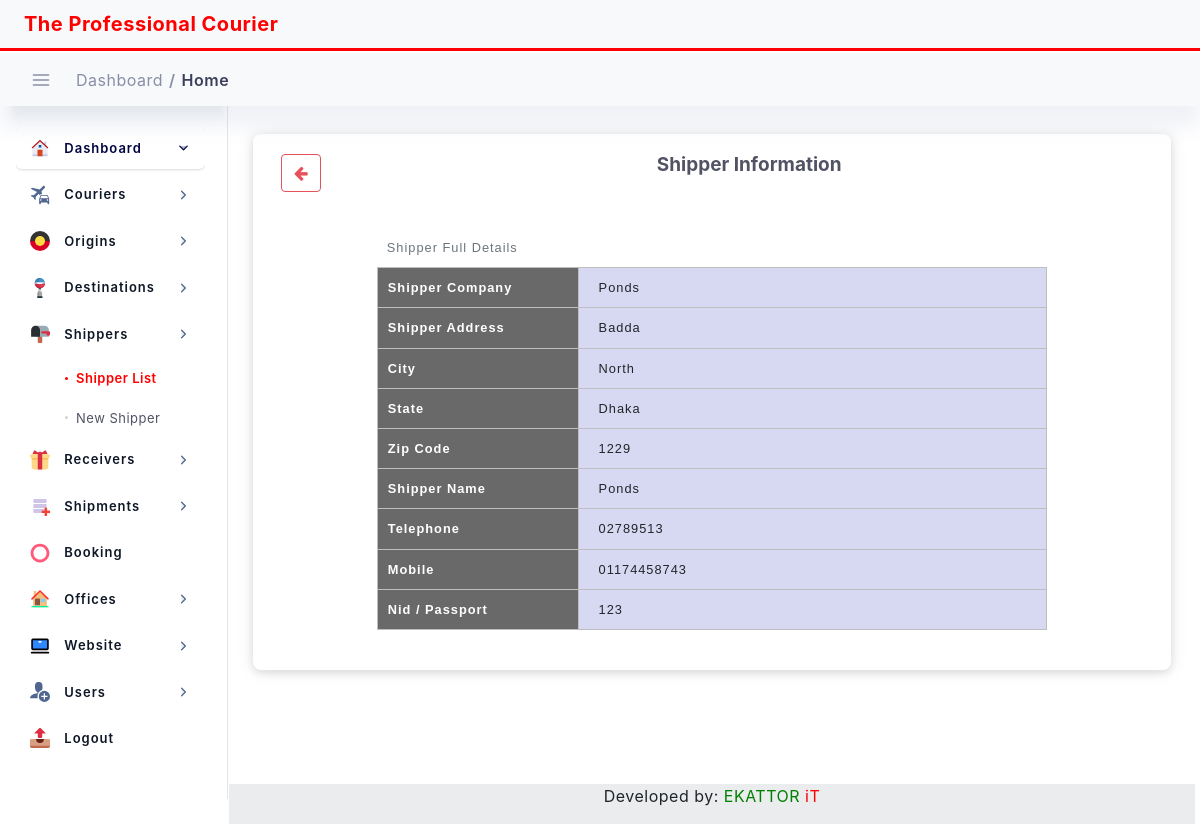
/transaction/detail-shipper/S-00003, run on the app's committed database.
### transaction/models.py (models this page shows, shortened)
class Sender(models.Model):
    created_at = models.DateTimeField(blank=True, null=True, auto_now_add=True)
    updated_at = models.DateTimeField(blank=True, null=True, auto_now=True)
    shipper_code = models.CharField(max_length=20, primary_key=True, default=shipper_code)
    shipper_company = models.CharField(max_length=100)
    shipper_address = models.CharField(max_length=200)
    city = models.CharField(max_length=100)
    state = models.CharField(max_length=100, blank=True, null=True)
    zip = models.CharField(max_length=100)
    shipper_name = models.CharField(max_length=100, blank=True, null=True)
    mobile = models.CharField(max_length=50, blank=True, null=True)
    telephone = models.CharField(max_length=100, blank=True, null=True)
    nid = models.CharField(max_length=50, blank=True, null=True)
    author = models.ForeignKey(User, on_delete=models.DO_NOTHING, )
    is_active = models.BooleanField(default=True)

### transaction/views.py (the view)
# urls.py: path('detail-shipper/<str:pk>', views.ShipperDetailView.as_view(), name='detail_shipper'),
class ShipperDetailView(DetailView):
    model = Sender
    template_name = 'transaction/shipper_detail.html'
    context_object_name = 'ship'
    def get_context_data(self, **kwargs):
        context = super().get_context_data(**kwargs)
        context["title"] = "Shipper Information"
        context["nav_bar"] = "shipper_list"
        return context

### templates/transaction/shipper_detail.html (shortened to what this page needs)
{% extends "base.html" %}
{% load static %}
{% block content %}
{% load crispy_forms_tags %}
<div class="container p-4">
    <div class="row">
        <div class="col-lg-12 col-12 layout-spacing">
            <div class="statbox widget box box-shadow">
                <div class="widget-header">
                    <div class="row">
                        <div class="mb-3 col-md-1">
                            <a href="{% url 'all-shippers' %}">
                                <button class="btn btn-outline-danger" type="submit"><i class="fa fa-arrow-left"
                                                                                      aria-hidden="true"></i></button>
                            </a>
                        </div>
                        <div class="mb-3 col-md-11">
                            <center>
                                <h5>{{title}}</h5>
                            </center>
                        </div>
                    </div>
                </div>
                <div class="widget-content widget-content-area">
                    <table class="center">
                        <caption>Shipper Full Details</caption>
                        <tr>
                            <th scope="col">Shipper Company</th>
                            <td scope="row">{{ ship.shipper_company }} </td>
                        </tr>
                        <tr>
                            <th scope="col">Shipper Address</th>
                            <td scope="row">{{ ship.shipper_address }}</td>
                        </tr>
                        <tr>
                            <th scope="col">City</th>
                            <td scope="row">{{ ship.city }}</td>
                        </tr>
                        <tr>
                            <th scope="col">State</th>
                            <td scope="row">{{ ship.state }}</td>
                        </tr>
                         <tr>
                            <th scope="col">Zip Code</th>
                            <td scope="row">{{ ship.zip }}</td>
                        </tr>
                        <tr>
                            <th scope="col">Shipper Name</th>
                            <td scope="row">{{ ship.shipper_name }}</td>
                        </tr>
                        <tr>
                            <th scope="col">Telephone</th>
                            <td scope="row">{{ ship.telephone }}</td>
                        </tr>
                        <tr>
                            <th scope="col">Mobile</th>
                            <td scope="row">{{ ship.mobile }}</td>
                        </tr>
                        <tr>
                            <th scope="col">Nid / Passport</th>
                            <td scope="row">{{ ship.nid }}</td>
                        </tr>
                    </table>
                </div>
            </div>
        </div>
    </div>
</div>
{% endblock content %}

### static/assets/css/dashboard/dash_1.css (style rules this page uses)
.layout-spacing { padding-bottom: 25px; }
.widget { position: relative; padding: 20px; border-radius: 8px; border: none; background: #fff; -webkit-box-shadow: 0 4px 6px 0 rgba(85, 85, 85, 0.08), 0 1px 20px 0 rgba(0, 0, 0, 0.07), 0px 1px 11px 0px rgba(0, 0, 0, 0.07); -moz-box-shadow: 0 4px 6px 0 rgba(85, 85, 85, 0.08), 0 1px 20px 0 rgba(0, 0, 0, 0.07), 0px 1px 11px 0px rgba(0, 0, 0, 0.07); box-shadow: 0 4px 6px 0 rgba(85, 85, 85, 0.08), 0 1px 20px 0 rgba(0, 0, 0, 0.07), 0px 1px 11px 0px rgba(0, 0, 0, 0.07); }
.widget h5 { font-weight: 700; font-size: 19px; letter-spacing: 0px; margin-bottom: 0; color: #515365; }

### static/assets/css/main.css (style rules this page uses)
html { min-height: 100% }
body { color: #888ea8; height: 100%; font-size: 0.875rem; background: #f1f2f3; overflow-x: hidden; overflow-y: auto; letter-spacing: 0.0312rem; font-family: 'Helvetica', sans-serif; }
h1, h2, h3, h4, h5, h6 { color: #3b3f5c; }
.btn { padding: 0.4375rem 1.25rem; text-shadow: none; font-size: 14px; color: #3b3f5c; font-weight: normal; white-space: normal; word-wrap: break-word; transition: .2s ease-out; touch-action: manipulation; cursor: pointer; background-color: #f1f2f3; box-shadow: 0px 5px 20px 0 rgba(0, 0, 0, 0.1); will-change: opacity, transform; transition: all 0.3s ease-out; -webkit-transition: all 0.3s ease-out; }
.btn-outline-danger { border: 1px solid #e7515a !important; color: #e7515a !important; background-color: transparent; box-shadow: none; }
.statbox .widget-content:before, .statbox .widget-content:after { display: table; content: ""; line-height: 0; clear: both }

### static/assets/css/structure.css (style rules this page uses)
html { min-height: 100% }
body { color: #888ea8; height: 100%; font-size: 0.875rem; background: ##f1f2f3; overflow-x: hidden; overflow-y: auto; letter-spacing: 0.0312rem; font-family: 'Helvetica', sans-serif; }
h1, h2, h3, h4, h5, h6 { color: #3b3f5c; }
.widget { padding: 0; margin-top: 0; margin-bottom: 0; border-radius: 6px; -webkit-box-shadow: 0 4px 6px 0 rgba(85, 85, 85, 0.08), 0 1px 20px 0 rgba(0, 0, 0, 0.07), 0px 1px 11px 0px rgba(0, 0, 0, 0.07); -moz-box-shadow: 0 4px 6px 0 rgba(85, 85, 85, 0.08), 0 1px 20px 0 rgba(0, 0, 0, 0.07), 0px 1px 11px 0px rgba(0, 0, 0, 0.07); box-shadow: 0 4px 6px 0 rgba(85, 85, 85, 0.08), 0 1px 20px 0 rgba(0, 0, 0, 0.07), 0px 1px 11px 0px rgba(0, 0, 0, 0.07); }
.layout-spacing { padding-bottom: 40px; }
.widget.box .widget-header { background: #fff; padding: 0px 8px 0px; border-top-right-radius: 6px; border-top-left-radius: 6px; }
.widget .widget-header { border-bottom: 0px solid #f1f2f3; }
.widget .widget-header:before, .widget .widget-header:after { display: table; content: ""; line-height: 0 }
.widget .widget-header:after { clear: both }
.widget-content-area { padding: 20px; position: relative; background-color: #fff; border-bottom-left-radius: 6px; border-bottom-right-radius: 6px; }

### templates/transaction/shipper_detail.html (style rules this page uses)
td, th { border: 1px solid rgb(190, 190, 190); padding: 10px; }
td { text-align: left; padding-left: 20px; }
tr:nth-child(even) { background-color: #eee; }
th[scope="col"] { background-color: #696969; color: #fff; width: 30%; }
td[scope="row"] { background-color: #d7d9f2; }
caption { padding: 10px; caption-side: top; }
table { border-collapse: collapse; border: None; letter-spacing: 1px; font-family: sans-serif; font-size: .8rem; width: 80%; }
table.center { margin-left: auto; margin-right: auto; }

### data on the page
Sender: shipper_company "Ponds", shipper_address "Badda", city "North", state "Dhaka", zip "1229", shipper_name "Ponds", telephone "02789513", mobile "01174458743", nid "123"

### other printed values
{{ title }} "Shipper Information"
